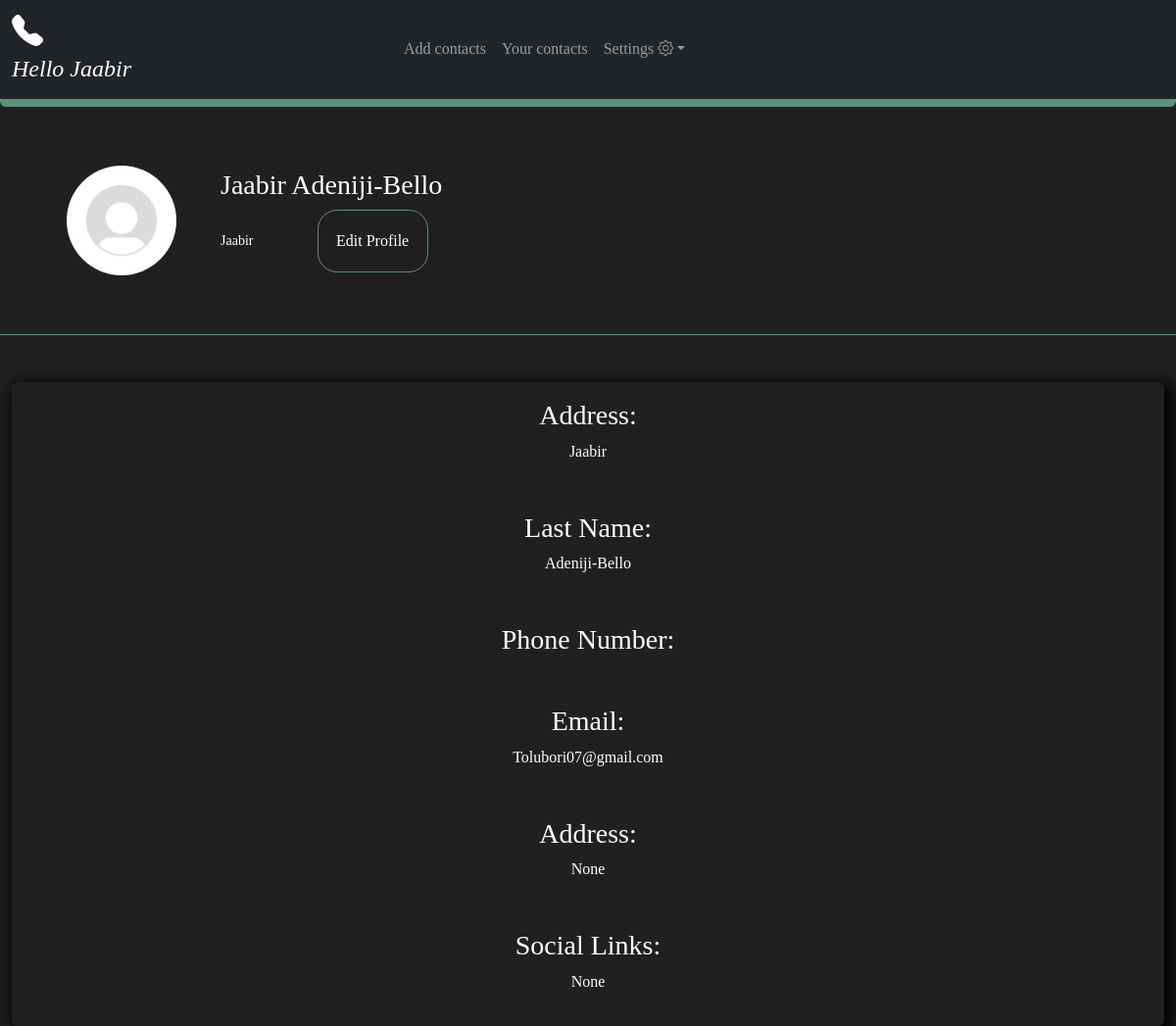
The app's page /profile/ (signed in) with its own data.
### base/models.py (models this page shows)
class User(AbstractUser):
    first_name = models.CharField(null=False, blank=False, max_length=100)
    last_name = models.CharField(null=True, blank=True, max_length=100)
    username = models.CharField(max_length=50)
    email = models.EmailField(unique=True)
    bio = models.CharField(max_length=200, null=True)
    avatar = models.ImageField(null=True, default="default.png")
    address = models.CharField(null=True, blank=True, max_length=256)
    sociallinks = models.CharField(null=True, blank=True, max_length=256)
    phone_number = PhoneNumberField(blank=True)
    contacts = models.ForeignKey(Contacts, blank=True, null=True, on_delete=models.CASCADE, related_name='user_contacts')
    USERNAME_FIELD = 'email'
    REQUIRED_FIELDS = ['username']

### base/views.py (the view)
# urls.py: path('profile/', views.userprofile, name='profile'),
@login_required
def userprofile(request):
    user = User.objects.all()
    count = contacts = Contacts.objects.filter(user_id = request.user.id).count()
    context = {'user': user, 'count': count}
    return render(request, 'profile.html',context)

### base/templates/profile.html
{% load static %} {% include 'main.html' %} {% block content %}
{% include 'card_component.html' %}
<div class="container-fluid">
<ul class="list-group">
    <li class="list-group-item" style="background-color: transparent;color: white;"><h3>Address:</h3>
        <p>{{request.user.first_name}}</p>
    </li>
    <li class="list-group-item" style="background-color: transparent;color: white;"><h3>Last Name:</h3>
        <p>{{request.user.last_name}}</p></li>
    <li class="list-group-item" style="background-color: transparent;color: white;"><h3>Phone Number:</h3>
        <p>{{request.user.phone_number}}</p></li>
    <li class="list-group-item" style="background-color: transparent;color: white;"><h3>Email:</h3>
        <p>{{request.user.email}}</p></li>
    <li class="list-group-item" style="background-color: transparent;color: white;"><h3>Address:</h3>
        <p>{{request.user.address}}</p></li>
    <li class="list-group-item" style="background-color: transparent;color: white;"><h3>Social Links:</h3>
        <p>{{request.user.sociallinks}}</p></li>
  </ul>
</div>
{% endblock content %}

### templates/navbar.html (shortened to what this page needs)
<nav
  class="navbar navbar-expand-lg rounded navbar-dark bg-dark"
  aria-label="Eleventh navbar example"
>
  <div class="container-fluid bg-dark navbar-dark">
    <div id="nav-logo-section" class="nav-section">
      <i class="bi bi-telephone-fill"
        ><h4>Hello {{request.user.first_name}}</h4></i
      >
    </div>
    <div class="collapse navbar-collapse" id="navbar">
      <ul class="navbar-nav me-auto mb-2 mb-lg-0">
        <li class="nav-item">
          <a class="nav-link" href="{% url 'newcontact' %}">Add contacts</a>
        </li>
        <li class="nav-item">
          <a class="nav-link" href="{% url 'contactList' %}">Your contacts</a>
        </li>
        <li class="nav-item dropdown">
          <a
            class="nav-link dropdown-toggle"
            href="#"
            data-bs-toggle="dropdown"
            aria-expanded="false"
            >Settings <i class="bi bi-gear"></i
          ></a>
        </li>
      </ul>
    </div>
  </div>
</nav>

### base/templates/card_component.html (shortened to what this page needs)
<div class ="user-card">
    <div>
    <img src ="/static{{request.user.avatar.url}}" class ="user-avatar"/>
</div>
<div>
    <h3>{{request.user.first_name}} {{request.user.last_name}}</h3>
    <small class="username">{{request.user.username}}</small>
    <button class="btn"><a href="{% url 'edit_profile'%}">Edit Profile</a></button>
</div>
    </div>

### static/styles/style.css (style rules this page uses)
:root { --dark-color: #202020 ; --border-color: #5b9279; }
* { box-sizing: border-box; }
.btn { width: 50%; height: 4rem; position: relative; left: 27%; border-radius: 20px 20px 20px 20px; border-color: var(--border-color); color: white; }
a { color: white; text-decoration: none; }
nav { display: flex; width: 100%; border-bottom: 0.5em solid var(--border-color); }
#nav-logo-section, #nav-link-section { flex-basis: calc(100% / 3); }
.bi-telephone-fill { font-size: 2rem; }
#nav-logo-section { justify-content: flex-start; }
.user-avatar { height: 50%; width: 50%; border-radius: 360px; margin-left: 30%; }
.user-card { display: flex; align-items: center; justify-content: left; margin-bottom: 3rem; border-bottom: solid 0.1em var(--border-color); padding-bottom: 5%; padding-top: 5%; }
.list-group { -webkit-box-shadow: 5px 5px 15px 5px #000000; box-shadow: 5px 5px 15px 5px #000000; }
.list-group-item { padding: 1rem; text-align: center; border-color: transparent; }

### records on screen
User: user.first_name "Jaabir", user.avatar (placeholder picture), user.last_name "Adeniji-Bello", user.username "Jaabir", user.email "Tolubori07@gmail.com", user.address "None", user.sociallinks "None"
